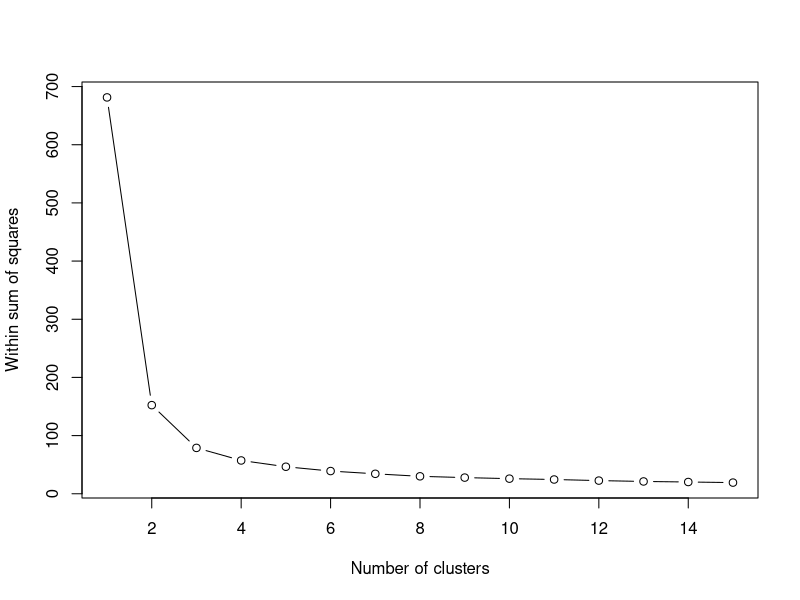
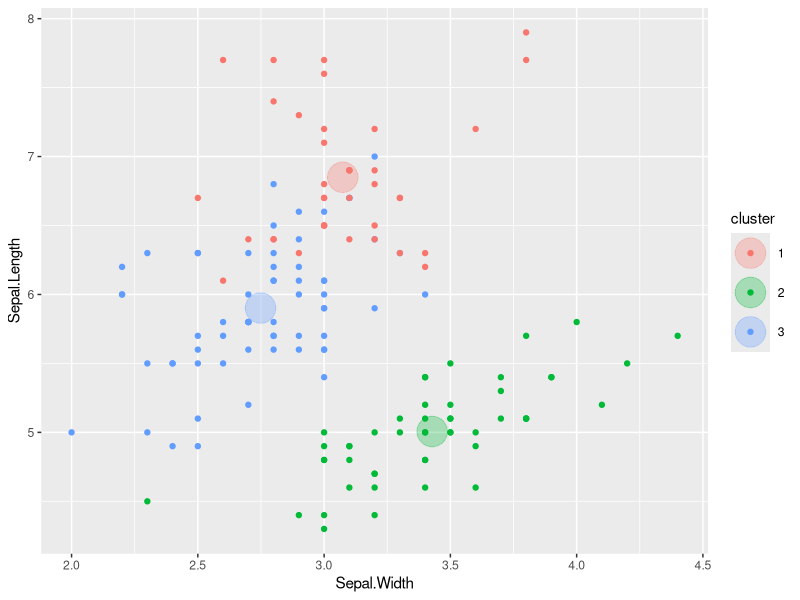

Recreate these plots in R, in order.
library(cluster)
library(ggplot2)

iris<-iris[,-5]
iris
df<-data.frame(iris)
matrix<-data.matrix(df)
matrix

#wss=sum of squares of the distances between each data point and centroid
wss<-numeric(6)
nrow(matrix)
for(k in 1:15) wss[k] <- sum(kmeans(matrix,centers=k,nstart=25)$withinss)
wss
plot(1:15,wss,type="b",xlab="Number of clusters", ylab="Within sum of squares")
#We can see WSS is greatly reduced from 1 to 3 so k=3

km = kmeans(matrix,3,nstart=25)
km

#km are equivalent to the WSS results obtained earlier in generating the plo
c(wss[3], sum(km$withinss))

df$cluster = factor(km$cluster)
centers=as.data.frame(km$centers) 
ggplot(data=df,aes(x=Sepal.Width,y=Sepal.Length,color=cluster))+geom_point()+geom_point(data=centers,aes(x=Sepal.Width,y=Sepal.Length,color=as.factor(c(1,2,3))),size=10,alpha=0.3)
